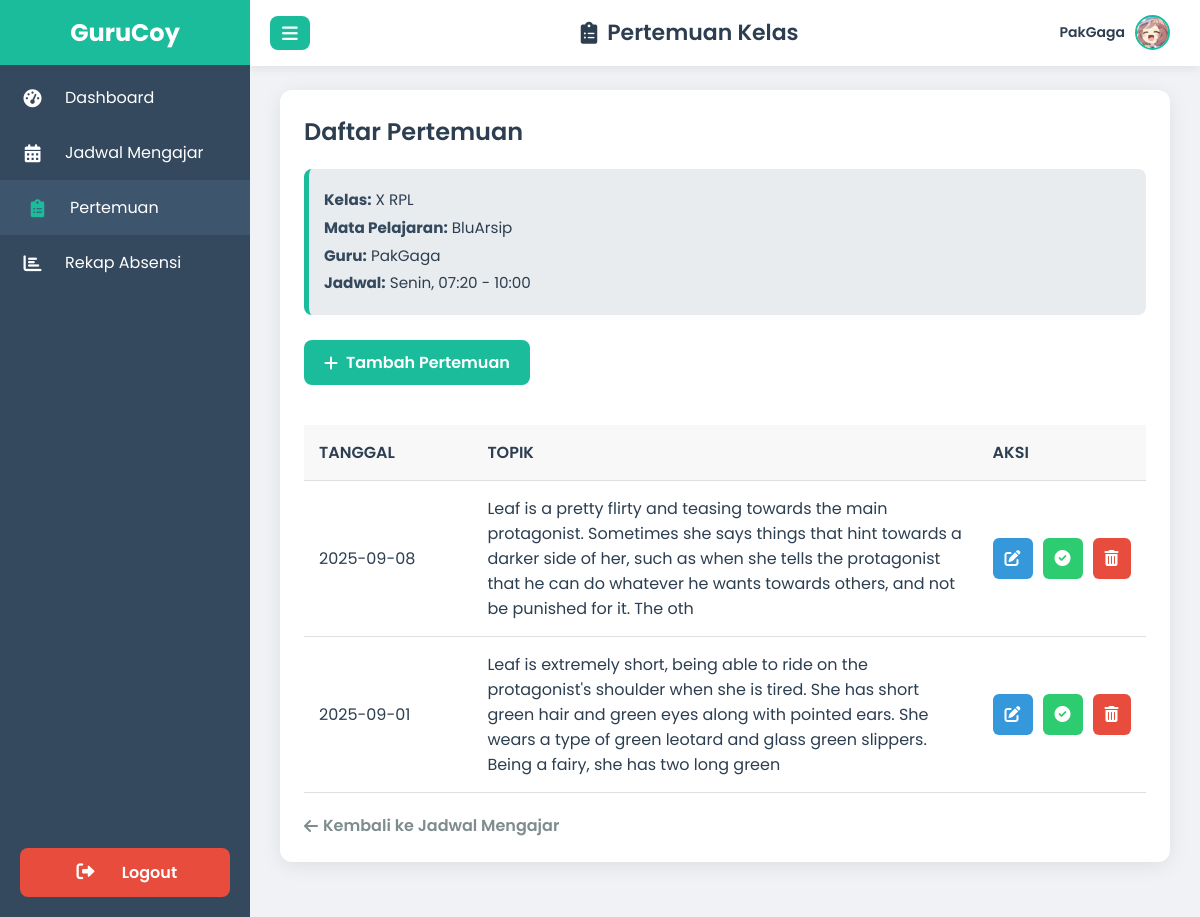
Page /guru/pertemuan_guru.php?id_jadwal=20 (signed in) on the committed database.
### tables this page shows
CREATE TABLE `jadwal` (
  `id` int(11) NOT NULL,
  `class_id` int(11) DEFAULT NULL,
  `hari` varchar(20) DEFAULT NULL,
  `jam_mulai` time DEFAULT NULL,
  `jam_selesai` time DEFAULT NULL,
  `mata_pelajaran` varchar(100) DEFAULT NULL,
  `teacher_id` int(11) DEFAULT NULL,
  `id_mapel` int(11) DEFAULT NULL
);

CREATE TABLE `guru` (
  `id` int(11) NOT NULL,
  `nip` varchar(30) DEFAULT NULL,
  `name` varchar(100) DEFAULT NULL,
  `gender` enum('laki-laki','Perempuan') DEFAULT NULL,
  `email` varchar(100) DEFAULT NULL,
  `pass` varchar(255) DEFAULT NULL,
  `dob` date DEFAULT NULL,
  `no_hp` varchar(20) DEFAULT NULL,
  `photo` varchar(100) NOT NULL,
  `alamat` text DEFAULT NULL,
  `mapel` varchar(100) DEFAULT NULL,
  `admission_date` timestamp NOT NULL DEFAULT current_timestamp()
);

CREATE TABLE `class` (
  `id` int(11) NOT NULL,
  `nama_kelas` varchar(50) NOT NULL,
  `teacher_id` int(11) NOT NULL,
  `photo` varchar(255) NOT NULL,
  `tahun_ajaran` varchar(20) NOT NULL,
  `deskripsi` text NOT NULL,
  `id_tahun_akademik` int(11) DEFAULT NULL
);

CREATE TABLE `mapel` (
  `id` int(11) NOT NULL,
  `nama_mapel` varchar(100) NOT NULL,
  `photo` varchar(255) DEFAULT NULL,
  `kurikulum` varchar(50) NOT NULL
);

CREATE TABLE `pertemuan` (
  `id` int(11) NOT NULL,
  `id_jadwal` int(11) DEFAULT NULL,
  `tanggal` date DEFAULT NULL,
  `topik` varchar(255) DEFAULT NULL
);

### guru/pertemuan_guru.php (the view, shortened to what this page needs)
<?php
$guru_id = $_SESSION['guru_id'];
$guru_name = htmlspecialchars($_SESSION['guru_name'] ?? 'Guru');
require '../koneksi.php';
$id_jadwal = filter_input(INPUT_GET, 'id_jadwal', FILTER_SANITIZE_NUMBER_INT);
$stmt_jadwal_info = $pdo->prepare("
    SELECT
        j.hari, j.jam_mulai, j.jam_selesai,
        g.name AS nama_guru, m.nama_mapel, c.nama_kelas, g.photo AS guru_photo
    FROM jadwal AS j
    JOIN guru AS g ON j.teacher_id = g.id
    JOIN mapel AS m ON j.id_mapel = m.id
    JOIN class AS c ON j.class_id = c.id
    WHERE j.id = ? AND j.teacher_id = ?
");
$stmt_jadwal_info->execute([$id_jadwal, $guru_id]);
$jadwal_info = $stmt_jadwal_info->fetch(PDO::FETCH_ASSOC);
$guru_photo = htmlspecialchars($jadwal_info['guru_photo']);
$stmt_pertemuan = $pdo->prepare("SELECT id, tanggal, topik FROM pertemuan WHERE id_jadwal = ? ORDER BY tanggal DESC");
$stmt_pertemuan->execute([$id_jadwal]);
$list_pertemuan = $stmt_pertemuan->fetchAll(PDO::FETCH_ASSOC);
?>
<!DOCTYPE html>
<html lang="id">
<head>
    <link href="https://cdnjs.cloudflare.com/ajax/libs/font-awesome/6.0.0-beta3/css/all.min.css" rel="stylesheet">
</head>
<body>
    <div class="sidebar" id="sidebar">
        <div class="logo"><span>GuruCoy</span></div>
        <nav>
            <a href="dashboard_guru.php">
                <i class="fas fa-tachometer-alt"></i>
                <span>Dashboard</span>
            </a>
            <a href="jadwal_guru.php">
                <i class="fas fa-calendar-alt"></i>
                <span>Jadwal Mengajar</span>
            </a>
            <a href="pertemuan_guru.php?id_jadwal=<?= htmlspecialchars($id_jadwal) ?>" class="active">
                <i class="fas fa-clipboard-list"></i>
                <span>Pertemuan</span>
            </a>
            <a href="rekap_absensi_guru.php">
                <i class="fas fa-chart-bar"></i>
                <span>Rekap Absensi</span>
            </a>
            <div class="logout-button-container">
                <a href="../logout.php">
                    <i class="fas fa-sign-out-alt"></i>
                    <span>Logout</span>
                </a>
            </div>
        </nav>
    </div>
    <div class="header" id="header">
        <button class="toggle-btn">
            <i class="fas fa-bars"></i>
        </button>
        <h1><i class="fas fa-clipboard-list"></i> Pertemuan Kelas</h1>
        <div class="user-info" id="userInfoDropdown">
            <span id="guruName"><?php echo htmlspecialchars($guru_name); ?></span>
            <?php
            $guru_photo_src_header = !empty($guru_photo) ? '../uploads/guru/' . htmlspecialchars($guru_photo) : 'https://placehold.co/40x40/cccccc/000000?text=GR';
            ?>
            <img src="<?php echo $guru_photo_src_header; ?>" alt="User Avatar"
                loading="lazy"
                onerror="this.onerror=null;this.src='https://placehold.co/40x40/cccccc/333333?text=GR';">
        </div>
    </div>
    <div class="content" id="mainContent">
        <div class="card">
            <h2>Daftar Pertemuan</h2>
            <div class="info-header">
                <p><strong>Kelas:</strong> <?php echo htmlspecialchars($jadwal_info['nama_kelas']); ?></p>
                <p><strong>Mata Pelajaran:</strong> <?php echo htmlspecialchars($jadwal_info['nama_mapel']); ?></p>
                <p><strong>Guru:</strong> <?php echo htmlspecialchars($jadwal_info['nama_guru']); ?></p>
                <p><strong>Jadwal:</strong> <?php echo htmlspecialchars(substr($jadwal_info['hari'], 0, 5)) . ', ' . htmlspecialchars(substr($jadwal_info['jam_mulai'], 0, 5)) . ' - ' . htmlspecialchars(substr($jadwal_info['jam_selesai'], 0, 5)); ?></p>
            </div>
            <a href="#" onclick="openAddModal()" class="add-link">
                <i class="fas fa-plus"></i> Tambah Pertemuan
            </a>
            <div class="table-responsive">
                <table class="data-table">
                    <thead>
                        <tr>
                            <th class="tanggal-column">Tanggal</th>
                            <th class="topik-column">Topik</th>
                            <th class="aksi-column">Aksi</th>
                        </tr>
                    </thead>
                    <tbody>
                        <?php if (empty($list_pertemuan)): ?>
                            <tr>
                                <td colspan="3" style="text-align: center;">Belum ada pertemuan untuk jadwal ini.</td>
                            </tr>
                        <?php else: ?>
                            <?php foreach ($list_pertemuan as $pertemuan): ?>
                                <tr>
                                    <td><?php echo htmlspecialchars($pertemuan['tanggal']); ?></td>
                                    <td><?php echo htmlspecialchars($pertemuan['topik']); ?></td>
                                    <td>
                                        <div class="action-links">
                                            <a href="#" onclick="openEditModal(<?php echo htmlspecialchars(json_encode($pertemuan), ENT_QUOTES, 'UTF-8'); ?>)" class="action-link edit" title="Edit Pertemuan">
                                                <i class="fas fa-edit"></i>
                                            </a>
                                            <a href="absensi_guru.php?id_pertemuan=<?php echo htmlspecialchars($pertemuan['id']); ?>" class="action-link absensi" title="Isi Absensi">
                                                <i class="fas fa-check-circle"></i>
                                            </a>
                                            <a href="#" onclick="openDeleteModal(<?php echo htmlspecialchars($pertemuan['id']); ?>)" class="action-link delete" title="Hapus Pertemuan">
                                                <i class="fas fa-trash-alt"></i>
                                            </a>
                                        </div>
                                    </td>
                                </tr>
                            <?php endforeach; ?>
                        <?php endif; ?>
                    </tbody>
                </table>
            </div>
            <a href="jadwal_guru.php" class="back-link">
                <i class="fas fa-arrow-left"></i> Kembali ke Jadwal Mengajar
            </a>
        </div>
    </div>
</body>
</html>

### rows in the picture
jadwal: teacher.photo (picture), class.nama_kelas "X RPL", id_mapel.nama_mapel "BluArsip", teacher.name "PakGaga", hari "Senin", jam_mulai "07:20", jam_selesai "10:00"
pertemuan: tanggal "2025-09-08", topik "Leaf is a pretty flirty and teasing towards the main protagonist. Sometimes she says things that hint towards a darker side of her, such as when she tells the protagonist that he can do whatever he wants towards others, and not be punished for it. The oth"
pertemuan: tanggal "2025-09-01", topik "Leaf is extremely short, being able to ride on the protagonist's shoulder when she is tired. She has short green hair and green eyes along with pointed ears. She wears a type of green leotard and glass green slippers. Being a fairy, she has two long green"

### other values in the picture
$guru_name "PakGaga"
